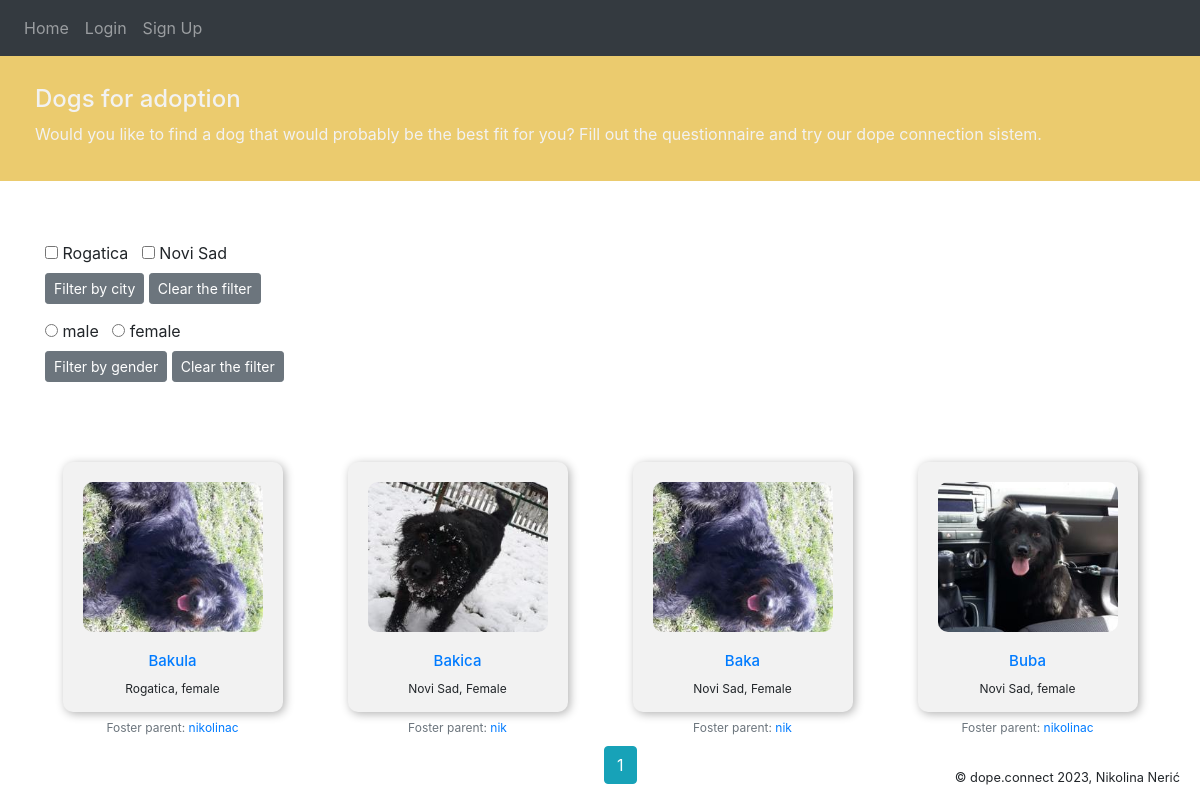
The page /home on the database its author committed.
### website/models.py (models this page shows, shortened)
class Post(db.Model):
    id = db.Column(db.Integer, primary_key = True)
    title = db.Column(db.String(150))
    gender = db.Column(db.String(150))
    city = db.Column(db.String(150))
    data = db.Column(db.String(10000))
    image_file = db.Column(db.String(150), nullable=False)
    date_posted = db.Column(db.DateTime(timezone = True), default = func.now())
    user_id = db.Column(db.Integer, db.ForeignKey('user.id'))
    dog_info = db.relationship('DogInfo', backref = 'user', uselist = False)

class User(db.Model, UserMixin):
    id = db.Column(db.Integer, primary_key = True)
    email = db.Column(db.String(150), unique = True)
    is_verified = db.Column(db.Boolean(150), default = False)
    password = db.Column(db.String(150))
    first_name = db.Column(db.String(150))
    image_file = db.Column(db.String(150), nullable=False, default='default.jpg')
    posts = db.relationship('Post', backref ='author', lazy = True)
    user_info = db.relationship('UserInfo', backref = 'info', uselist = False)
    saved_dogs = db.Column(db.JSON)

### website/views.py (the view, shortened to what this page needs)
def home(page = 1):
    page = request.args.get('page', 1, type=int)
    posts = Post.query.order_by(Post.date_posted.desc()).paginate(page=page, per_page=10)
    cities = set()
    saved_posts = []
    if current_user.is_authenticated:
        saved_posts = current_user.saved_dogs
        if saved_posts:
            saved_posts = current_user.saved_dogs['saved']
            saved_posts = [int(id) for id in saved_posts]
    for post in session.query(Post.city).distinct():
        cities.add(post.city)
    genders = ['male','female']
    chosen_cities=[]
    return render_template("home.html", user = current_user, posts = posts, cities = cities, genders = genders, chosen_cities = chosen_cities, saved_posts = saved_posts)

### website/templates/home.html (shortened to what this page needs)
{% extends "base.html" %} {% block title %}Dogs{% endblock %} {% block content
    %}
    <div class ="colored-strip" >
      <h4 text-align = "center">Dogs for adoption</h4>
      <h7 text-align = "center">Would you like to find a dog that would probably be the best fit for you?
      <a class="link" href="{{ url_for('user_info')}}">Fill out the questionnaire and try our dope connection sistem.</a></h7>
    </div>
    <div style="margin-top: 185px;">
      <form action="" method="POST">
        {% for city in cities%}
            <input type="checkbox" id="remember-checkbox" name="city" value="{{ city }}" {% if city in chosen_cities %}checked{% endif %}>
            <label style="display: inline block;" for="city">{{city}}</label> &nbsp
        {% endfor %}
        <div class="col-lg-3" style="margin-left: -15px;">
          <button class="btn btn-secondary btn-sm" type="submit">Filter by city</button>
          <button onclick= "clearRememberedCheckboxes()"id="clear-checkboxes" class="btn btn-secondary btn-sm"name="city" value="all">Clear the filter</button>
        </div>
        {% for gender in genders%}
        <input type="radio" id="radio" name="gender" value="{{ gender }}" style="margin-top: 20px;">
        <label style="display: inline block;" style="margin-top: 20px;" for="gender">{{gender}} </label> &nbsp
        {% endfor %}
        <div class="col-lg-3" style="margin-left: -15px;">
          <button class="btn btn-secondary btn-sm" type="submit">Filter by gender</button>
          <button onclick= "clearRememberedCheckboxes()"id="clear-checkboxes" class="btn btn-secondary btn-sm"name="gender" value="all">Clear the filter</button>
        </div>
      </form>
    </div>
    {% if posts%}
    <div class="row text-center">
      {% for post in posts %}
      <div class="col-lg-3">
        <div class="dog-card">
          <img src="{{ url_for('static', filename='profile_pics/' + post.image_file) }}" alt="dog" />
          <h2><a href="{{ url_for('post', post_id = post.id )}}">{{ post.title }} </a></h2>
          <p text-align="center"> {{ post.city }}, {{ post.gender }} </p>
          <small class="text-muted">Foster parent: <a href="{{ url_for('user', user_id = post.author.id )}}">{{ post.author.first_name }}</a></small>
        </div>
      </div>
      {% endfor %}
    </div>
    {%endif%}
      <div class="pagination">
        {% for page_num in posts.iter_pages(left_edge=1, right_edge=1, left_current=1, right_current=2) %}
          {% if page_num %}
            {% if posts.page == page_num %}
              <a class="btn btn-info mb-4" style="margin: 4px;" href="{{ url_for('home', page=page_num) }}">{{ page_num }}</a>
            {% else %}
              <a class="btn btn-outline-info mb-4" href="{{ url_for('home', page=page_num) }}">{{ page_num }}</a>
            {% endif %}
          {% else %}
            ...
          {% endif %}
        {% endfor %}
      </div>
      <br>
      <br>
      <br>
      <br>
    {% endblock %}

### website/templates/base.html (style rules this page uses)
html, body { margin: 0; height: 100%; }

### website/templates/home.html (style rules this page uses)
.dog-card { display: inline-block; width: 220px; margin-top: 80px; text-align: center; vertical-align: top; flex-direction: column; align-items: center; height: 250px; background-color: #f2f2f2; border-radius: 10px; padding: 20px; box-shadow: 2px 2px 10px rgba(0, 0, 0, 0.3); }
.dog-card img { width: 100%; height: 150px; object-fit: cover; border-radius: 10px; margin-bottom: 20px; }
.dog-card h2 { font-size: 15px; margin-bottom: 10px; }
.dog-card p { font-size: 12px; }
.dog-card small { font-size: 12px; }
.pagination { display: flex; justify-content: center; position:fixed; bottom: 0; left: 50% }
.colored-strip { position: absolute; left: 0; right: 0; top: 50px; width: 100%; background-color: #ebcb6e; padding: 35px; color:#f2f2f2; }
.link { color: #f2f2f2; display: inline-block; padding: 0px }

### rows shown on the page
Post: image_file (picture), title "Bakula", city "Rogatica", gender "female", author.first_name "nikolinac"
Post: image_file (picture), title "Bakica", city "Novi Sad", gender "Female", author.first_name "nik"
Post: image_file (picture), title "Baka", city "Novi Sad", gender "Female", author.first_name "nik"
Post: image_file (picture), title "Buba", city "Novi Sad", gender "female", author.first_name "nikolinac"

### other values the page prints
{{ city }} "Rogatica" "Novi Sad"
{{ gender }} "male" "female"
{{ page_num }} "1"
